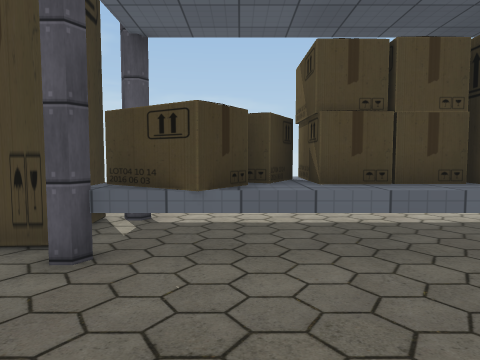
view 1 (above)

22 first-person views from a walk through a scene from a Unity 3-D project. The camera is 1.4 m above the floor, tilts 4° down and sees 70° across. The floor is counted in squares, 1 m on a side. Each view is taken from the middle of a square. On the plan, view 1 faces up. The plan holds only what a view shows up to about 15 squares ahead; the rest is blank. The place goes on beyond the plan. The player is left out. Some surface patterns are stand-ins.

view 2
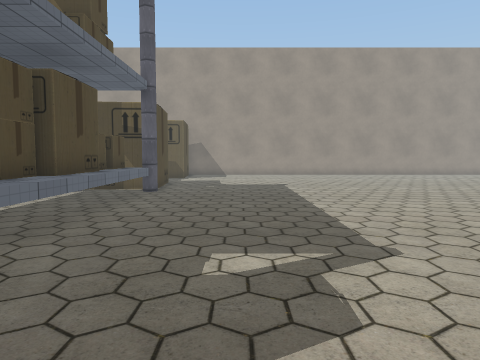

view 3
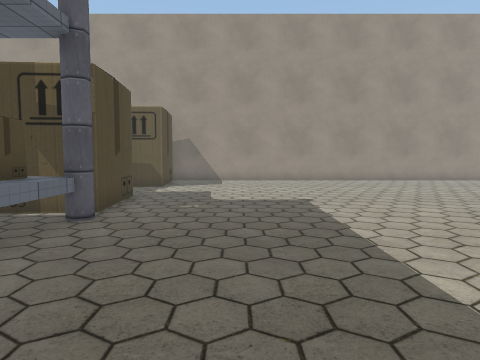

view 4
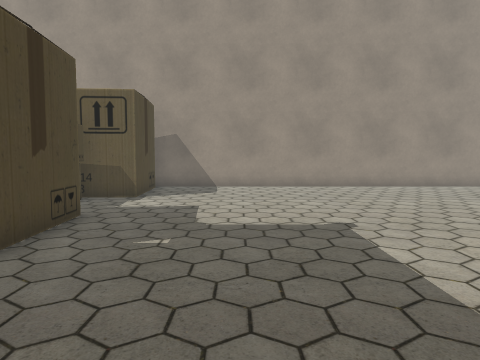

view 5
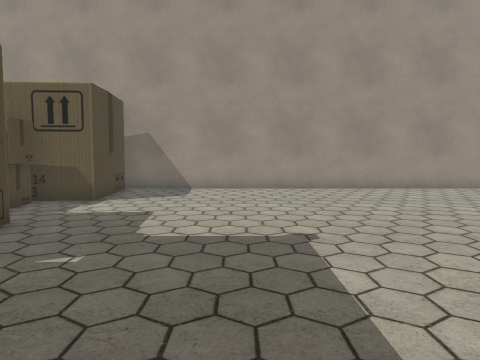

view 6
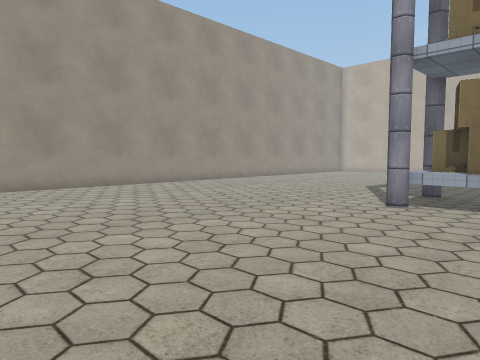

view 7
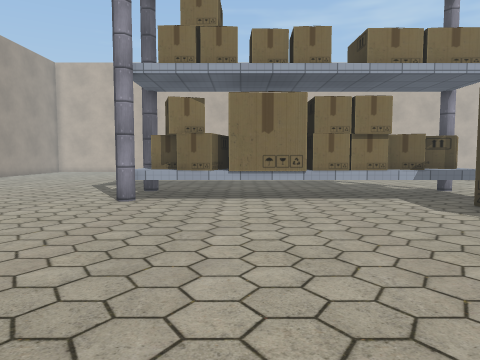

view 8
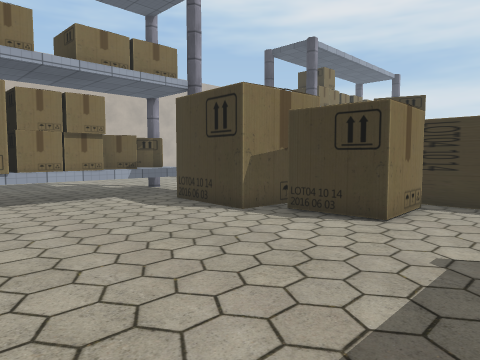

view 9
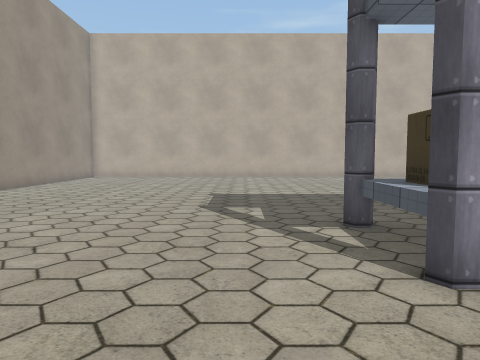

view 10
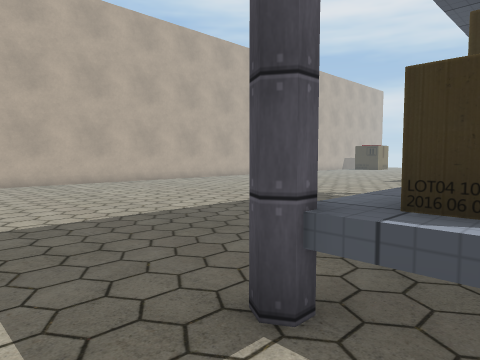

view 11
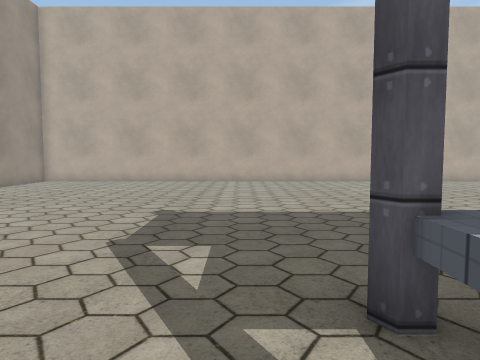

view 12
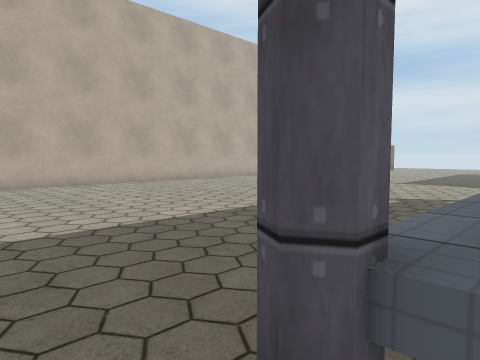

view 13
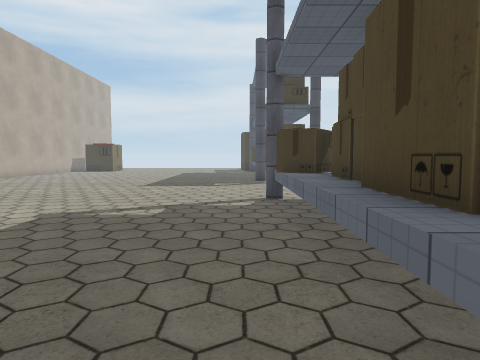

view 14
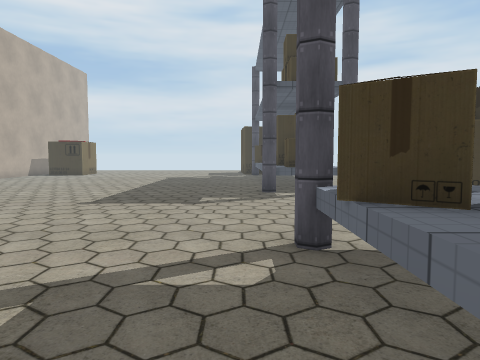

view 15
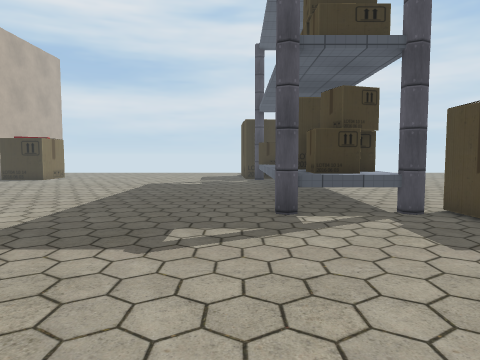

view 16
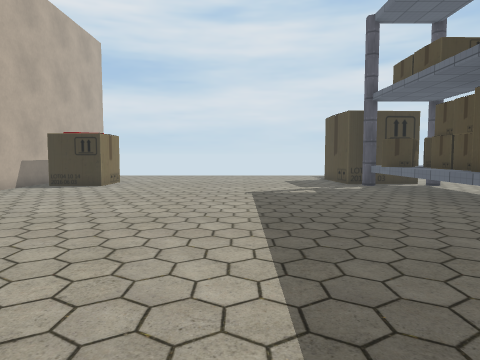

view 17
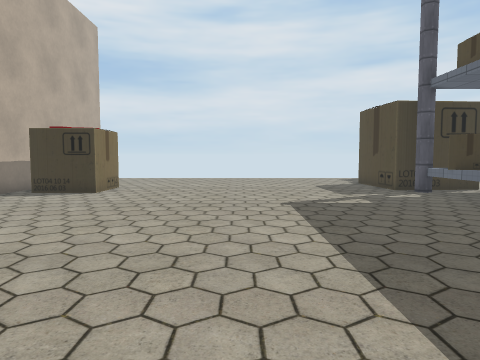

view 18
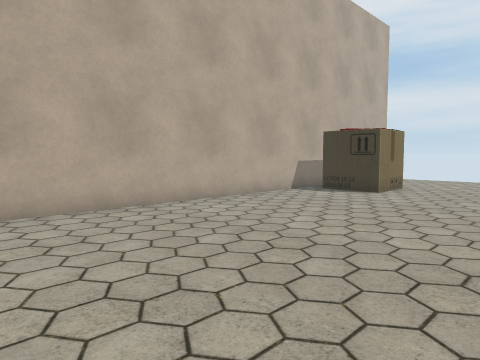

view 19
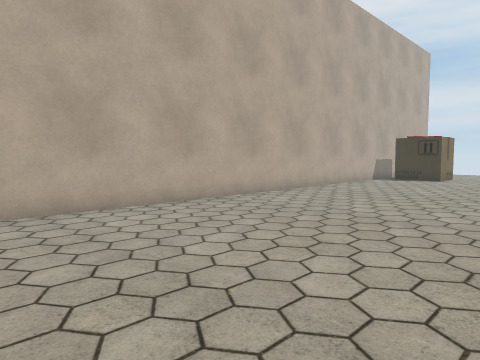

view 20
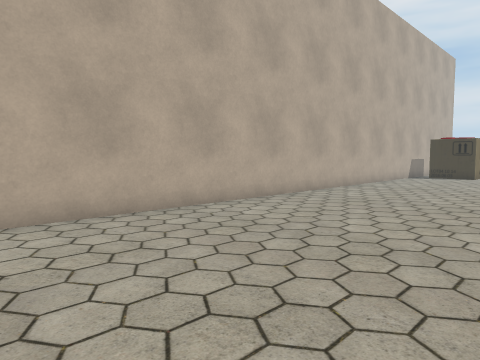

view 21
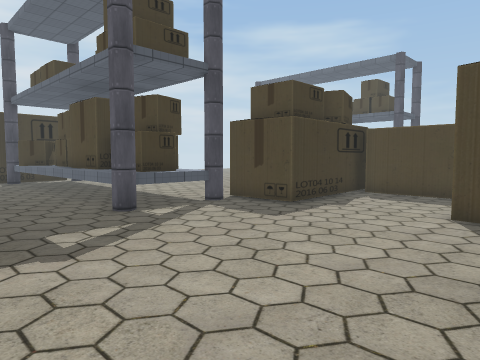

view 22
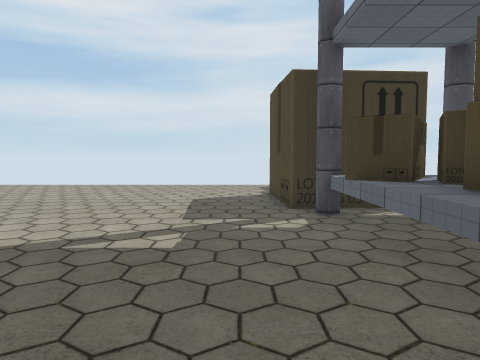

### Floor plan
Key: @ floor where view 1 was taken; # wall or solid block; . floor; = window, fence, low wall or low ledge; ^ raised ledge; O other object.
Columns run from 29 left of view 1 to 22 right of it. Each row starts with its distance up from view 1.
  8                           #                  OO
  7                           #^ OOOO    OO       O
  6                            ^O^OOO#  OOO#      O##
  5                          OO#^O^^^OOO^O^####O...O####
  4                           .........................#
  3                            ........................#
  2                            ........................#
  1                          . ........................#
  0                            ..@.....................#
 -1                            ........................#
 -2                         #..........................#
 -3                         #####......................#
 -4                      #      #......................#
 -5                      ####   O......................#
 -6                      #...  ##......................#
 -7                      O...   #......................#
 -8               ..     #...   #......................#
 -9             ......  ##...O  #......................#
-10             ......O##...... O...................  .#
-11          ^  O O OO^#....... ^^OOO#O#OO^........
-12       #OOOO O OOOOO........OOOO O#OOOOO.......
-13       # OOOOO#O#OOO=.......#OOOOO#O#OOO=......
-14       ###O^^^^^^^^^#.......##O^^^^^^^^^#.......
-15 ...####.........................................
-16 ................................................
-17 .................................................
-18 ..................................................
-19 ..................................................
-20 ...................................................
-21 ...................................................#
-22 ...................................................#
-23 .................................................
-24 ..................................................
-25 ...................................................
-26 ..  ...............................................
-27      OOO.......................  ......
-28        O.......................   .....
-29        O.......................    ....
-30       #########################     ###

Positions as (right, up) in squares from view 1, and headings:
1: (0, 0), facing up
2: (-4, 1), facing right
3: (2, 1), facing right
4: (6, 1), facing right
5: (7, 0), facing right
6: (6, -1), facing down-right
7: (6, 0), facing down
8: (6, 0), facing down-left
9: (12, -7), facing down
10: (12, -12), facing down-left
11: (11, -11), facing down
12: (11, -13), facing down-left
13: (9, -15), facing left
14: (3, -15), facing left
15: (-2, -15), facing left
16: (-6, -20), facing left
17: (-9, -21), facing left
18: (-9, -21), facing down-left
19: (-1, -21), facing down-left
20: (2, -22), facing down-left
21: (-2, -18), facing up-left
22: (-14, -16), facing left
